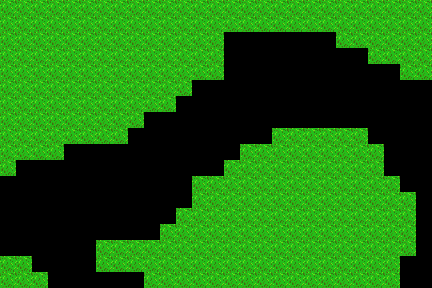

Rendered tile map (Tiled .tmx) drawn with the repository's tilesets; below, a short description and the full map source, tile grids included:
An orthogonal 27x18 tile map with 16x16 px tiles, 3 tile layers (Spring Base, Spring Ground, Spring Upper) and 8 objects (4x SpawnPoint, ResourceSpawn, CombatStart, Exit, Entrance).

<map version="1.2" tiledversion="1.3.3" orientation="orthogonal" renderorder="right-down" compressionlevel="0" width="27" height="18" tilewidth="16" tileheight="16" infinite="0" nextlayerid="7" nextobjectid="41">
 <properties>
  <property name="ActiveSpawn" type="int" value="3" />
  <property name="Combat" type="bool" value="true" />
  <property name="ResourcesMinMax" value="1-3" />
 </properties>
 <tileset firstgid="1" source="tilesetManorGrounds.tsx" />
 <layer id="1" name="Spring Base" width="27" height="18">
  <data encoding="csv">
27,27,27,27,27,27,27,27,27,27,27,27,27,27,27,27,27,27,27,27,27,27,27,27,27,27,27,
27,27,27,27,27,27,27,27,27,27,27,27,27,27,27,27,27,27,27,27,27,27,27,27,27,27,27,
27,27,27,27,27,27,27,27,27,27,27,27,27,27,101,155,155,155,155,155,103,27,27,27,27,27,27,
27,27,27,27,27,27,27,27,27,27,27,27,27,27,131,127,127,127,127,127,154,155,103,27,27,27,27,
27,27,27,27,27,27,27,27,27,27,27,27,27,27,126,127,127,127,127,127,127,127,154,102,103,27,27,
27,27,27,27,27,27,27,27,27,27,27,27,101,155,156,127,127,127,127,127,127,127,127,127,154,155,103,
27,27,27,27,27,27,27,27,27,27,27,101,156,127,127,127,127,127,127,127,127,127,127,127,127,127,154,
27,27,27,27,27,27,27,27,27,101,155,156,127,127,127,127,104,152,105,105,105,152,152,106,127,127,127,
27,27,27,27,27,27,27,27,101,156,127,127,127,127,104,105,153,27,27,27,27,27,27,151,106,127,127,
27,27,27,27,101,155,102,102,156,127,127,127,127,104,153,27,27,27,27,27,27,27,27,27,131,127,127,
27,101,155,102,156,127,127,127,127,127,127,104,152,153,27,27,27,27,27,27,27,27,27,27,151,106,127,
101,156,127,127,127,127,127,127,127,127,127,129,27,27,27,27,27,27,27,27,27,27,27,27,27,151,106,
126,127,127,127,127,127,127,127,127,127,104,153,27,27,27,27,27,27,27,27,27,27,27,27,27,27,131,
126,127,127,127,127,104,106,127,127,104,153,27,27,27,27,27,27,27,27,27,27,27,27,27,27,27,131,
131,127,127,127,127,129,151,105,105,153,27,27,27,27,27,27,27,27,27,27,27,27,27,27,27,27,126,
151,152,106,127,127,128,27,27,27,27,27,27,27,27,27,27,27,27,27,27,27,27,27,27,27,27,131,
27,27,151,106,127,129,27,27,27,27,27,27,27,27,27,27,27,27,27,27,27,27,27,27,27,101,156,
27,27,27,131,127,128,101,155,103,27,27,27,27,27,27,27,27,27,27,27,27,27,27,27,27,131,127
</data>
 </layer>
 <layer id="2" name="Spring Ground" width="27" height="18">
  <data encoding="csv">
0,0,0,0,0,0,0,0,0,0,0,0,0,0,0,0,0,0,0,0,0,0,0,0,0,0,0,
0,0,0,0,0,0,0,0,0,0,0,0,0,0,0,0,0,0,0,0,0,0,0,0,0,0,0,
0,0,0,0,0,0,0,0,0,0,0,0,0,0,0,0,0,0,0,0,0,0,0,0,0,0,0,
0,0,0,0,0,0,0,0,220,221,222,223,221,222,223,221,222,223,221,222,223,0,0,0,0,0,0,
0,0,0,0,0,0,0,0,245,246,247,248,246,247,248,246,247,248,246,247,248,0,0,0,0,0,0,
0,0,0,0,0,0,0,0,270,271,272,273,271,272,273,271,272,273,271,272,273,0,0,0,0,0,0,
0,0,0,0,220,221,222,223,224,225,0,0,0,0,0,0,0,219,220,221,222,223,224,225,0,0,0,
0,0,0,0,245,246,247,248,249,250,0,0,0,0,0,0,0,244,245,246,247,248,249,250,0,0,0,
0,0,0,0,270,271,272,273,274,275,0,0,0,0,0,0,0,269,270,271,272,273,274,275,0,0,0,
0,0,0,0,220,221,0,0,0,0,0,0,0,0,0,0,0,0,0,0,0,0,220,221,0,0,0,
0,0,0,0,220,221,0,0,0,0,0,0,0,0,0,0,0,0,0,0,0,0,245,246,0,0,0,
0,0,0,0,245,246,0,0,0,0,0,0,0,0,0,39,0,0,0,0,0,0,270,271,0,0,0,
0,0,0,0,270,271,0,0,0,0,0,0,0,0,0,0,0,0,0,0,0,0,220,221,0,0,0,
0,0,0,0,220,221,0,0,0,0,0,0,0,0,0,0,0,0,0,0,0,0,245,246,0,0,0,
0,0,0,0,245,246,0,0,0,0,0,0,0,0,0,0,0,220,220,220,220,220,221,221,0,0,0,
0,0,0,0,220,221,0,0,0,0,0,0,0,0,0,0,0,245,245,245,245,245,246,246,0,0,0,
0,0,0,0,245,246,0,0,0,0,220,221,220,221,220,220,220,270,270,270,270,270,271,271,0,0,0,
0,0,0,0,270,271,0,0,0,0,245,246,245,246,245,245,245,246,223,221,222,223,221,222,0,0,0
</data>
 </layer>
 <layer id="3" name="Spring Upper" width="27" height="18">
  <data encoding="csv">
41,41,41,41,41,41,41,41,41,41,41,41,41,41,41,41,41,41,41,41,41,41,41,41,41,41,41,
41,41,41,41,41,41,41,41,41,18,19,66,66,19,19,66,66,20,41,41,41,41,41,41,41,41,41,
41,41,41,41,41,41,41,41,41,43,44,44,44,44,44,44,44,45,41,41,41,41,41,41,41,41,41,
41,41,41,41,41,41,41,41,41,42,0,0,0,0,0,0,0,40,41,41,41,41,41,41,41,41,41,
41,41,41,41,41,41,18,66,19,67,0,0,0,0,0,0,0,65,66,66,66,20,41,41,41,41,41,
41,41,41,41,41,41,43,44,44,200,0,0,0,0,0,0,0,194,44,44,44,45,41,41,41,41,41,
41,41,41,41,41,41,116,0,0,0,0,0,0,0,0,0,0,0,0,0,0,117,41,41,41,41,41,
41,41,41,41,41,41,116,0,0,0,0,0,0,0,0,0,0,0,0,0,0,40,41,41,41,41,41,
41,41,41,41,41,41,116,0,0,0,0,0,0,0,0,0,0,0,0,0,0,40,41,41,41,41,41,
41,41,41,41,41,41,116,0,0,0,0,0,0,0,0,0,0,0,0,0,0,117,41,41,41,41,41,
41,41,41,41,41,41,42,0,0,0,0,0,0,0,13,14,0,0,0,0,0,40,41,41,41,41,41,
41,41,41,41,41,41,42,0,0,0,0,0,0,0,0,0,0,0,0,0,0,40,41,41,41,41,41,
41,41,41,41,41,41,116,0,0,0,0,0,0,0,0,0,0,0,0,0,0,117,41,41,41,41,41,
41,41,41,41,41,41,42,0,0,0,0,0,0,0,0,0,15,16,94,16,16,95,41,41,41,41,41,
41,41,41,41,41,41,42,0,0,0,0,0,0,0,0,0,40,41,41,41,41,41,41,41,41,41,41,
41,41,41,41,41,41,93,16,16,16,94,16,94,16,94,16,95,41,18,19,66,66,20,41,41,41,41,
41,41,41,41,41,41,41,41,41,41,41,41,41,41,41,41,41,41,43,44,44,44,45,41,41,41,41,
41,41,41,41,41,41,41,41,41,41,41,41,41,41,41,41,41,41,42,0,0,0,40,41,41,41,41
</data>
 </layer>
 <objectgroup id="5" name="MapObject">
  <object id="3" name="SpawnPoint" x="290.5" y="193" width="10" height="8.5">
   <properties>
    <property name="SpawnType" value="Forest" />
   </properties>
  </object>
  <object id="4" name="SpawnPoint" x="194.333" y="100.917" width="10" height="8.5">
   <properties>
    <property name="SpawnType" value="Forest" />
   </properties>
  </object>
  <object id="5" name="SpawnPoint" x="305.667" y="148.917" width="10" height="8.5">
   <properties>
    <property name="SpawnType" value="Forest" />
   </properties>
  </object>
  <object id="6" name="SpawnPoint" x="242.833" y="116.25" width="10" height="8.5">
   <properties>
    <property name="SpawnType" value="Forest" />
   </properties>
  </object>
  <object id="39" name="ResourceSpawn" x="178.167" y="178.084" width="103.666" height="90.4997">
   <properties>
    <property name="Resources" value="5" />
   </properties>
  </object>
 </objectgroup>
 <objectgroup id="6" name="Character">
  <object id="40" name="CombatStart" x="130.75" y="209.833" width="10.5" height="13.3333">
   <properties>
    <property name="Map" value="mapForest" />
    <property name="Position" value="NW" />
   </properties>
  </object>
 </objectgroup>
 <objectgroup id="4" name="Travel Layer">
  <object id="1" name="Exit" x="112.75" y="273.5" width="47.5" height="12.25">
   <properties>
    <property name="Map" value="mapForest" />
   </properties>
  </object>
  <object id="2" name="Entrance" x="130" y="260.75" width="12.25" height="9.5">
   <properties>
    <property name="Map" value="mapForest" />
   </properties>
  </object>
 </objectgroup>
</map>
